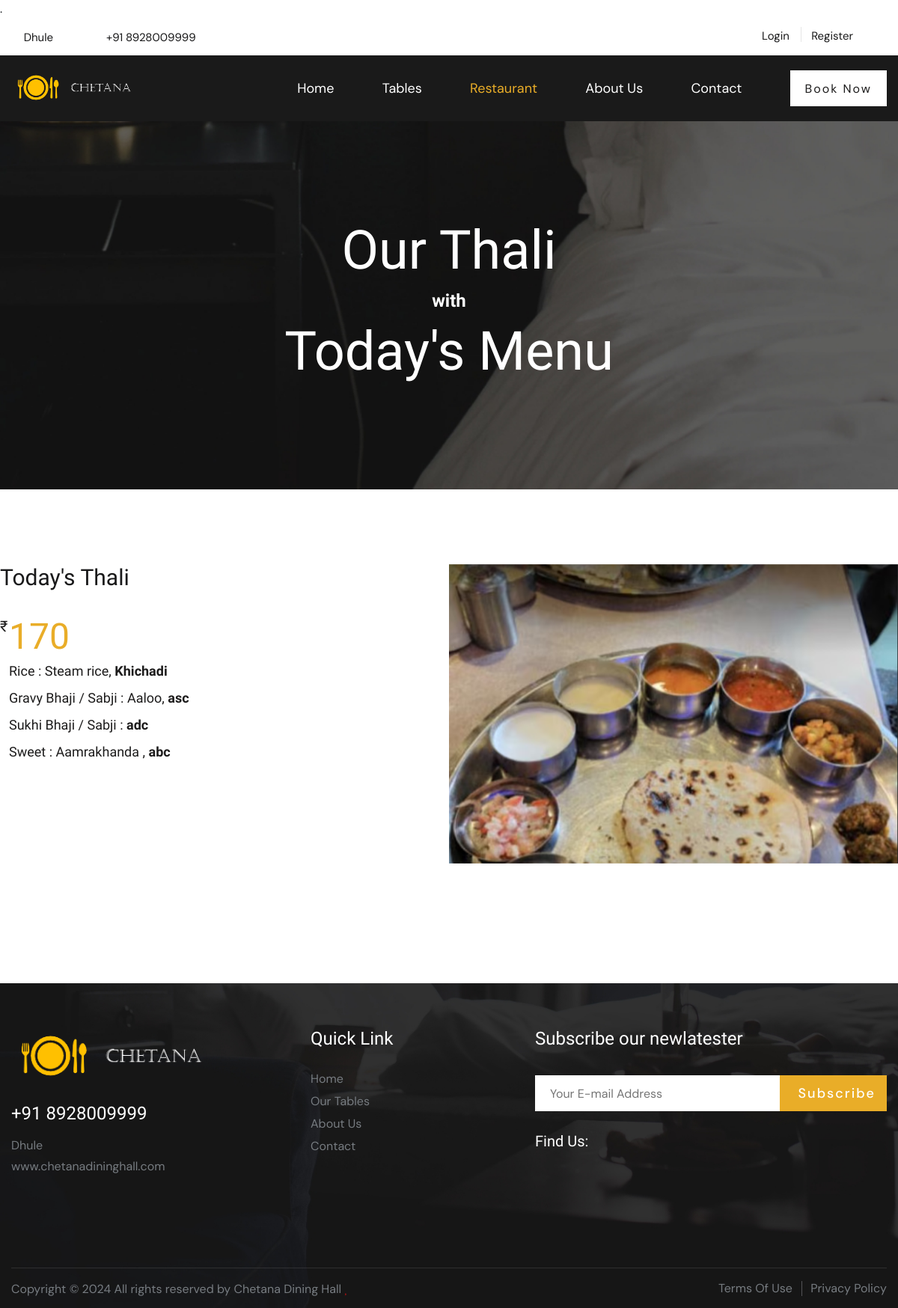
Page /Restaurant on the committed database.
### table_management/models.py (models this page shows)
class Thali_items(models.Model):
    Rice = models.CharField(max_length = 50)
    G_bhaji = models.CharField(max_length = 50)
    S_bhaji = models.CharField(max_length = 50)
    Sweet = models.CharField(max_length = 50)

### table_management/views.py (the view)
# urls.py: path("Restaurant", views.thali_items_show),
def thali_items_show(request):
    T_Items = Thali_items.objects.all()
    return render(request, "restaurant.html",  {'T_Items':T_Items})

### Templates/restaurant.html (shortened to what this page needs)
{% extends 'base.html' %}
{% load static %}
{% block content %}
<!DOCTYPE html>
<html lang="zxx">
<head>
    <link rel="stylesheet" href="{% static 'assets/css/bootstrap.min.css' %}" type="text/css">
    <link rel="stylesheet" href="{% static 'assets/css/font-awesome.min.css' %}" type="text/css">
    <link rel="stylesheet" href="{% static 'assets/css/elegant-icons.css' %}" type="text/css">
    <link rel="stylesheet" href="{% static 'assets/css/nice-select.css' %}" type="text/css">
    <link rel="stylesheet" href="{% static 'assets/css/jquery-ui.min.css' %}" type="text/css">
    <link rel="stylesheet" href="{% static 'assets/css/owl.carousel.min.css' %}" type="text/css">
    <link rel="stylesheet" href="{% static 'assets/css/slicknav.min.css' %}" type="text/css">
    <link rel="stylesheet" href="{% static 'assets/css/style.css' %}" type="text/css">.<link rel="preconnect" href="https://fonts.googleapis.com">
</head>
<body>
    <header class="header">
        <div class="header__top">
            <div class="container">
                <div class="row">
                    <div class="col-lg-7">
                        <ul class="header__top__widget">
                            <li><span class="icon_pin_alt"></span>Dhule</li>
                            <li><span class="icon_phone"></span>+91 8928009999</li>
                        </ul>
                    </div>
                    <div class="col-lg-5">
                        <div class="header__top__right">
                            <div class="header__top__auth">
                                <ul>
                                    <li><a href="#">Login</a></li>
                                    <li><a href="#">Register</a></li>
                                </ul>
                            </div>
                        </div>
                    </div>
                </div>
            </div>
        </div>
        <div class="header__nav__option">
            <div class="container">
                <div class="row">
                    <div class="col-lg-2">
                        <div class="header__logo">
                            <a href="./index.html"><img src="{% static 'assets/img/logo2.png' %}" alt=""></a>
                        </div>
                    </div>
                    <div class="col-lg-10">
                        <div class="header__nav">
                            <nav class="header__menu">
                                <ul class="menu__class">
                                    <li><a href="/">Home</a></li>
                                    <li><a href="Rooms">Tables</a></li>
                                    <li  class="active"><a href="Restaurant">Restaurant</a></li>
                                    <li><a href="About">About Us</a></li>
                                    <li><a href="Contact">Contact</a></li>
                                </ul>
                            </nav>
                            <div class="header__nav__widget">
                                <a href="/">Book Now</a>
                            </div>
                        </div>
                    </div>
                </div>
            </div>
        </div>
    </header>
    <div class="breadcrumb-option set-bg" data-setbg="{% static 'assets/img/breadcrumb-bg.jpg' %}">
        <div class="container">
            <div class="row">
                <div class="col-lg-12 text-center">
                    <div class="breadcrumb__text">
                        <h1>Our Thali</h1>
                        <h4>with</h4>
                        <h2>Today's Menu</h2>
                    </div>
                </div>
            </div>
        </div>
    </div>
    <section class="rooms spad">
        <div class="container">
            <div class="row">
                <div class="col-lg-6 p-0 order-lg-2 order-md-2 col-md-6">
                    <div class="room__pic__slider owl-carousel">
                        <div class="room__pic__item set-bg" data-setbg="{% static 'assets/img/thali/thali-1.png' %}"></div>
                    </div>
                </div>
                <div class="col-lg-6 p-0 order-lg-1 order-md-1 col-md-6">
                    <div class="room__text">
                        <h3>Today's Thali</h3>
                        <h2><sup>₹</sup>170
                        <ul>
                            <li>Rice : Steam rice, {% for items in T_Items %}<b>{{items.Rice}}</b>{% endfor %} </li>
                            <li>Gravy Bhaji / Sabji : Aaloo,  {% for items in T_Items %}<b>{{items.G_bhaji}}</b>{% endfor %}</li>
                            <li>Sukhi Bhaji / Sabji :  {% for items in T_Items %}<b>{{items.S_bhaji}}</b>{% endfor %}</li>
                            <li>Sweet : Aamrakhanda , {% for items in T_Items %}<b>{{items.Sweet}}</b>{% endfor %}</li>
                        </ul>
                    </div>
                </div>
            </div>
        </div>
    </section>
    {% endblock %}

### Templates/base.html (shortened to what this page needs)
{% load static %}
{%  block content %}
{% endblock %}
<footer class="footer set-bg" data-setbg="{% static 'assets/img/footer-bg.jpg' %}">
    <div class="container">
        <div class="footer__content">
            <div class="row">
                <div class="col-lg-3 col-md-6 col-sm-6">
                    <div class="footer__about">
                        <div class="footer__logo">
                            <a href="/"><img src="{% static 'assets/img/logo2.png' %}" alt=""></a>
                        </div>
                        <h4>+91 8928009999</h4>
                        <ul>
                            <li>Dhule</li>
                            <li>www.chetanadininghall.com</li>
                        </ul>
                        <div class="footer__social">
                            <a href="#"><i class="fa fa-facebook"></i></a>
                            <a href="#"><i class="fa fa-twitter"></i></a>
                            <a href="#"><i class="fa fa-linkedin"></i></a>
                            <a href="#"><i class="fa fa-youtube-play"></i></a>
                        </div>
                    </div>
                </div>
                <div class="col-lg-3 offset-lg-1 col-md-5 offset-md-1 col-sm-6">
                    <div class="footer__widget">
                        <h4>Quick Link</h4>
                        <ul>
                            <li><a href="/">Home</a></li>
                            <li><a href="Rooms">Our Tables</a></li>
                            <li><a href="About">About Us</a></li>
                            <li><a href="Contact">Contact</a></li>
                        </ul>
                    </div>
                </div>
                <div class="col-lg-5 col-md-8 col-sm-12">
                    <div class="footer__newslatter">
                        <h4>Subscribe our newlatester</h4>
                        <form action="#">
                            <input type="text" placeholder="Your E-mail Address">
                            <button type="submit">Subscribe</button>
                        </form>
                        <div class="footer__newslatter__find">
                            <h5>Find Us:</h5>
                            <div class="footer__newslatter__find__links">
                                <a href="#"><i class="fa fa-tripadvisor"></i></a>
                                <a href="#"><i class="fa fa-map-o"></i></a>
                                <a href="#"><i class="fa fa-dribbble"></i></a>
                                <a href="#"><i class="fa fa-forumbee"></i></a>
                            </div>
                        </div>
                    </div>
                </div>
            </div>
        </div>
        <div class="footer__copyright">
            <div class="row">
                <div class="col-lg-7 col-md-7">
                    <div class="footer__copyright__text">
                        <p>Copyright &copy;  All rights reserved by Chetana Dining Hall <i class="fa fa-heart" aria-hidden="true"></i></p>
                    </div>
                </div>
                <div class="col-lg-5 col-md-5">
                    <ul class="footer__copyright__links">
                        <li><a href="#">Terms Of Use</a></li>
                        <li><a href="#">Privacy Policy</a></li>
                    </ul>
                </div>
            </div>
        </div>
    </div>
</footer>
</body>
</html>

### rows in the picture
Thali_items: Rice "Khichadi", G_bhaji "asc", S_bhaji "adc", Sweet "abc"
